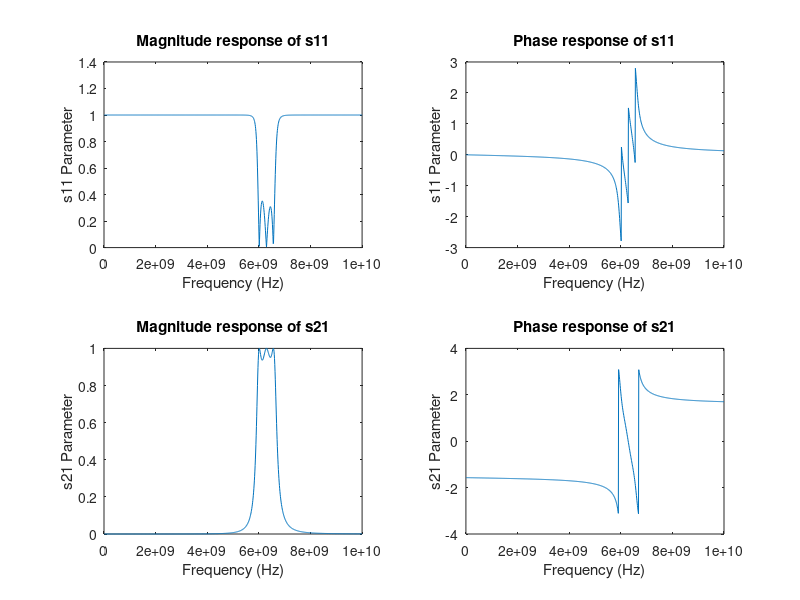

Reproduce this figure in MATLAB.
% -*- coding: utf-8 -*-
% Created on Sun Oct 29 19:48:50 2017
% @author: LALIT ARORA
% Magnitude and Phase response of s21 and s11 for given circuit in frequency range [0,10] GHz 

% Definition of circuit elements
zo=50;
c1=0.199e-12;
c2=34.91e-12;
c3=c1;
l1=127e-9;
l2=0.726e-9;
l3=l1;
w=linspace(0,10e9,1e3);
s11=zeros(1,1e3);
s21=zeros(1,1e3);
% Computation of s21 and s11 vectors.
for i=1:(1e3) 
    m1=[1 (j*w(i)*l1) ; 0 1];
    m2=[1 (1/(j*w(i)*c1)) ; 0 1];
    m3=[1 0 ; (1/(j*w(i)*l2)) 1];
    m4=[1 0 ; (j*w(i)*c2) 1];
    m5=m1;
    m6=m2;
    m=m1*m2*m3*m4*m5*m6;
    A=m(1,1);
    B=m(1,2);
    C=m(2,1);
    D=m(2,2);
    s21(i)=2/( A + (B/zo) + (zo*C) + D );
    s11(i)= ( A + (B/zo) - (C*zo) - D)/( A + (B/zo) + (zo*C) + D );
end
% Plotting the magnitude and phase responses

subplot(2,2,1);
plot(w,abs(s11));
xlabel('Frequency (Hz)');
ylabel('s11 Parameter');
title('Magnitude response of s11');
subplot(2,2,2);
plot(w,angle(s11));
xlabel('Frequency (Hz)');
ylabel('s11 Parameter');
title('Phase response of s11');
subplot(2,2,3);
plot(w,abs(s21));
xlabel('Frequency (Hz)');
ylabel('s21 Parameter');
title('Magnitude response of s21');
subplot(2,2,4);
plot(w,angle(s21));
xlabel('Frequency (Hz)');
ylabel('s21 Parameter');
title('Phase response of s21');
